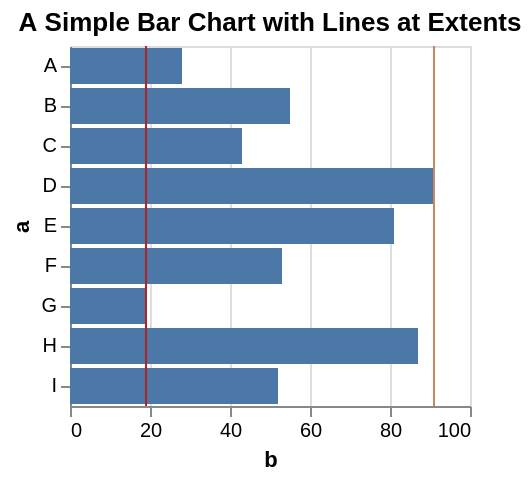

The Vega-Lite source for this figure:
### Vega specification from a JSON file in a GitHub repository (floating-point values rounded to 4 significant figures)
{"$schema": "https://vega.github.io/schema/vega/v5.json", "background": "white", "padding": 5, "width": 200, "title": {"text": "A Simple Bar Chart with Lines at Extents", "frame": "group"}, "style": "cell", "data": [{"name": "source_0", "values": [{"a": "A", "b": 28}, {"a": "B", "b": 55}, {"a": "C", "b": 43}, {"a": "D", "b": 91}, {"a": "E", "b": 81}, {"a": "F", "b": 53}, {"a": "G", "b": 19}, {"a": "H", "b": 87}, {"a": "I", "b": 52}]}, {"name": "data_0", "source": "source_0", "transform": [{"type": "extent", "field": "b", "signal": "extent"}]}, {"name": "data_1", "source": "data_0", "transform": [{"type": "stack", "groupby": ["a"], "field": "b", "sort": {"field": [], "order": []}, "as": ["b_start", "b_end"], "offset": "zero"}, {"type": "filter", "expr": "isValid(datum[\"b\"]) && isFinite(+datum[\"b\"])"}]}], "signals": [{"name": "y_step", "value": 20}, {"name": "height", "update": "bandspace(domain('y').length, 0.1, 0.05) * y_step"}], "marks": [{"name": "layer_0_marks", "type": "rect", "style": ["bar"], "from": {"data": "data_1"}, "encode": {"update": {"fill": {"value": "#4c78a8"}, "ariaRoleDescription": {"value": "bar"}, "description": {"signal": "\"b: \" + (format(datum[\"b\"], \"\")) + \"; a: \" + (isValid(datum[\"a\"]) ? datum[\"a\"] : \"\"+datum[\"a\"])"}, "x": {"scale": "x", "field": "b_end"}, "x2": {"scale": "x", "field": "b_start"}, "y": {"scale": "y", "field": "a"}, "height": {"signal": "max(0.25, bandwidth('y'))"}}}}, {"name": "layer_1_marks", "type": "rule", "style": ["rule"], "from": {"data": "data_0"}, "encode": {"update": {"stroke": {"value": "firebrick"}, "x": {"signal": "scale('x', extent[0])"}, "y": {"value": 0}, "y2": {"field": {"group": "height"}}}}}, {"name": "layer_2_marks", "type": "rule", "style": ["rule"], "from": {"data": "data_0"}, "encode": {"update": {"stroke": {"value": "#ca8861"}, "x": {"signal": "scale('x', extent[1])"}, "y": {"value": 0}, "y2": {"field": {"group": "height"}}}}}], "scales": [{"name": "x", "type": "linear", "domain": {"data": "data_1", "fields": ["b_start", "b_end"]}, "range": [0, {"signal": "width"}], "nice": true, "zero": true}, {"name": "y", "type": "band", "domain": {"data": "data_1", "field": "a", "sort": true}, "range": {"step": {"signal": "y_step"}}, "paddingInner": 0.1, "paddingOuter": 0.05}], "axes": [{"scale": "x", "orient": "bottom", "gridScale": "y", "grid": true, "tickCount": {"signal": "ceil(width/40)"}, "domain": false, "labels": false, "aria": false, "maxExtent": 0, "minExtent": 0, "ticks": false, "zindex": 0}, {"scale": "x", "orient": "bottom", "grid": false, "title": "b", "labelFlush": true, "labelOverlap": true, "tickCount": {"signal": "ceil(width/40)"}, "zindex": 0}, {"scale": "y", "orient": "left", "grid": false, "title": "a", "zindex": 0}]}
